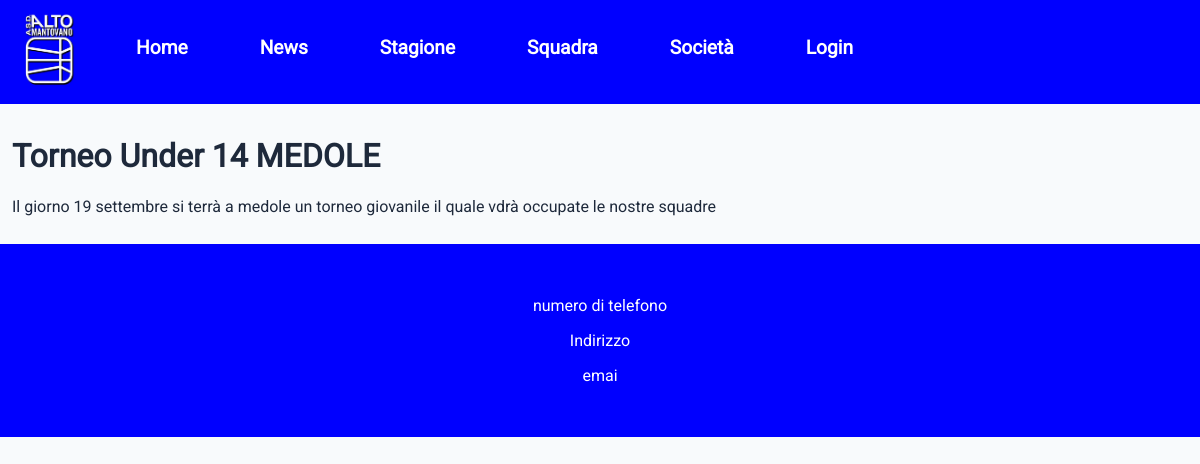
/notizie/torneo-under-14-medole/, run on the app's committed database.
### home/models.py (models this page shows, shortened)
class News(models.Model):
    titolo = models.CharField(max_length=200, verbose_name="Titolo")
    slug = models.SlugField(max_length=250, unique=True, blank=True, help_text="Generato automaticamente o personalizzato per l'URL")
    contenuto = models.TextField(verbose_name="Contenuto")
    autore = models.ForeignKey(settings.AUTH_USER_MODEL,limit_choices_to={'ruolo':'dirigente'} ,on_delete=models.SET_NULL, null=True, blank=True, verbose_name="Autore")
    data_pubblicazione = models.DateTimeField(default=timezone.now, verbose_name="Data di pubblicazione")
    immagine = models.ImageField(upload_to='news_images/', blank=True, null=True, verbose_name="Immagine in evidenza")
    pubblicata = models.BooleanField(default=True, verbose_name="Pubblicata")
    class Meta:
        ordering = ['-data_pubblicazione']
        verbose_name = "Notizia"
        verbose_name_plural = "Notizie"

### home/views.py (the view)
# urls.py: path('notizie/<slug:slug>/', views.NewsDetailView.as_view(), name='news_detail'),
class NewsDetailView(DetailView):
    template_name = 'home/news_detail.html'
    model = News
    def get_context_data(self, **kwargs):
        context = super().get_context_data(**kwargs)
        slug = self.kwargs.get('slug')
        context['news'] = News.objects.get(slug=slug)
        return context

### home/templates/home/news_detail.html (shortened to what this page needs)
{% extends "template.html" %}
{% block content %}
    <h1>{{ news.titolo }}</h1>
    <p>{{ news.contenuto }}</p>
{% endblock content %}

### static/template.css (style rules this page uses)
body { background-color: #f8fafc; display: grid; grid-template-columns: auto; margin: 0; padding: 0; font-family: "Roboto", sans-serif; overflow-x: hidden; color: #1e293b; }

### data on the page
News: titolo "Torneo Under 14 MEDOLE", contenuto "Il giorno 19 settembre si terrà a medole un torneo giovanile il quale vdrà occupate le nostre squadre"
